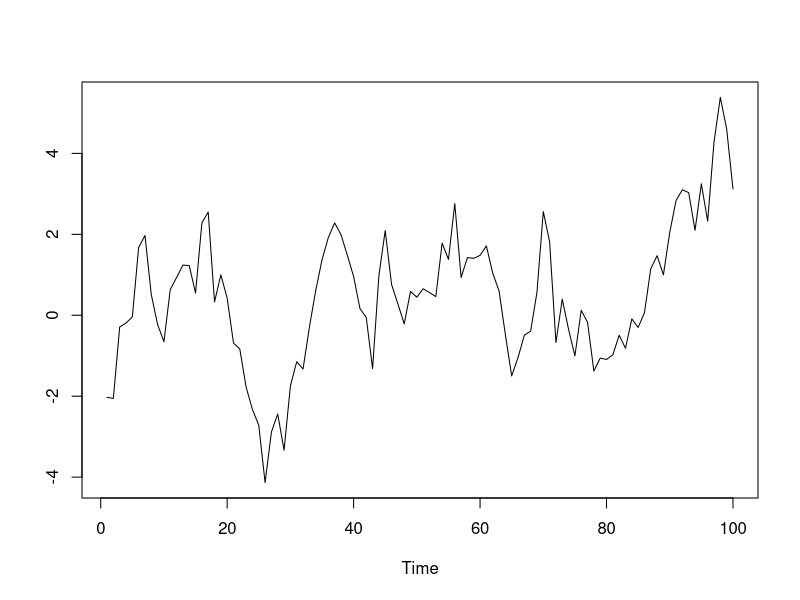
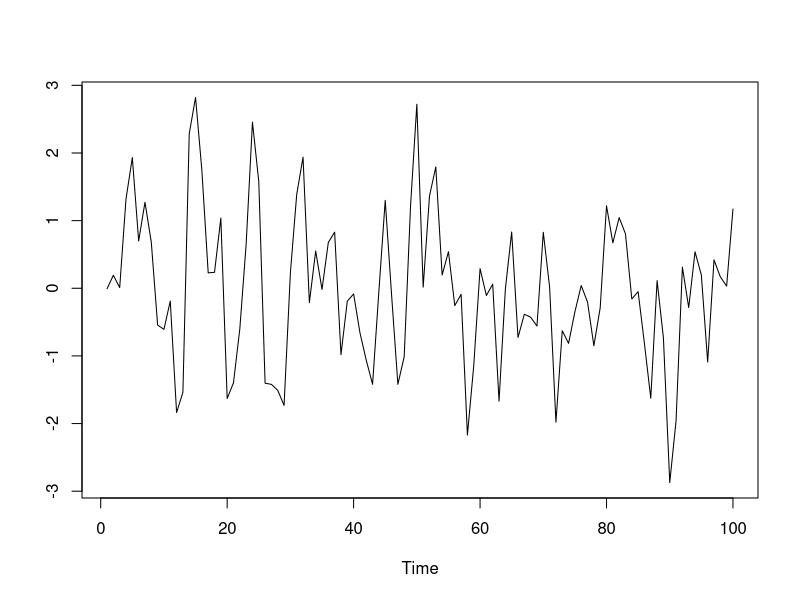
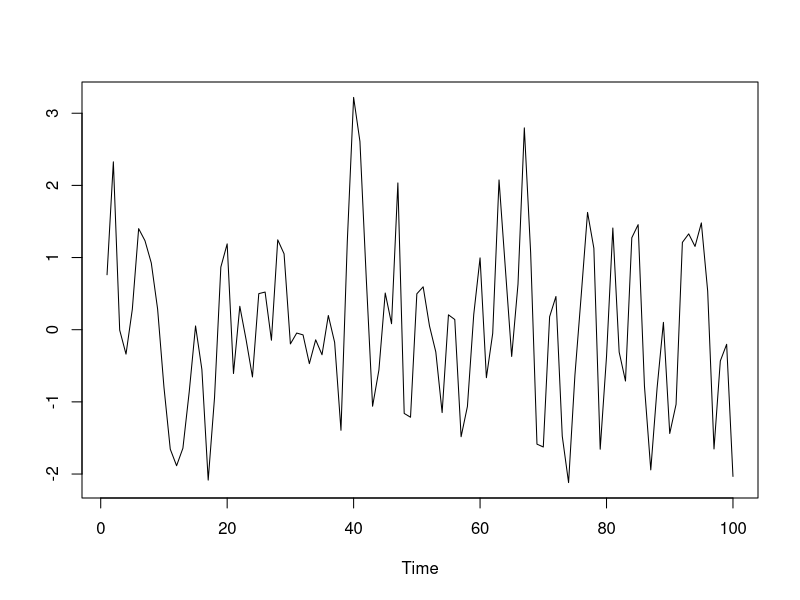

Generate these figures, in order, with R:
## ---- chunk 1
knitr::opts_knit$set(root.dir = 'C:/Users/neide/OneDrive/Documents/TimeSeriesR/Data')
## ---- chunk 2
n <- 100
set.seed(123)
z <- rnorm(n)
x <- rep(0,n)
phi <- .9
x0 <- rnorm(1)/sqrt(1-phi^2)
x[1] <- phi*x0 + z[1]
for(t in 2:n) { x[t] <- phi*x[t-1] + z[t] }
plot(ts(x),xlab="Time",ylab="")
## ---- chunk 3
set.seed(777)
n <- 100
z <- rnorm(n+1)		# Gaussian input
theta <- .8
x <- z[-1] + theta*z[-(n+1)]
plot(ts(x),xlab="Time",ylab="")
## ---- chunk 4
set.seed(555)
n <- 100
z <- rnorm(n+2)		# Gaussian input
theta1 <- .9
theta2 <- .2
x <- z[-c(1,2)] + theta1*z[-c(1,n+2)] + theta2*z[-c(n+1,n+2)]
plot(ts(x),xlab="Time",ylab="")
